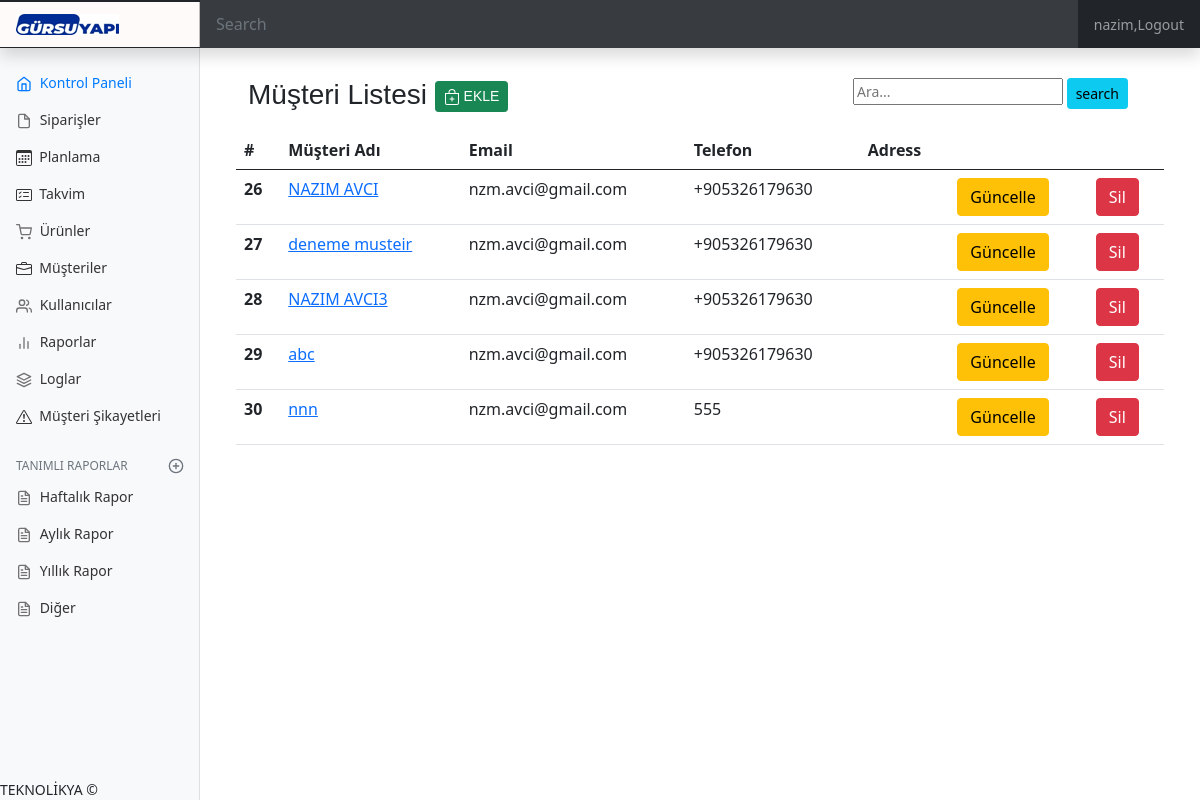
Page /order/customerList/ (signed in) on the earlier database version.
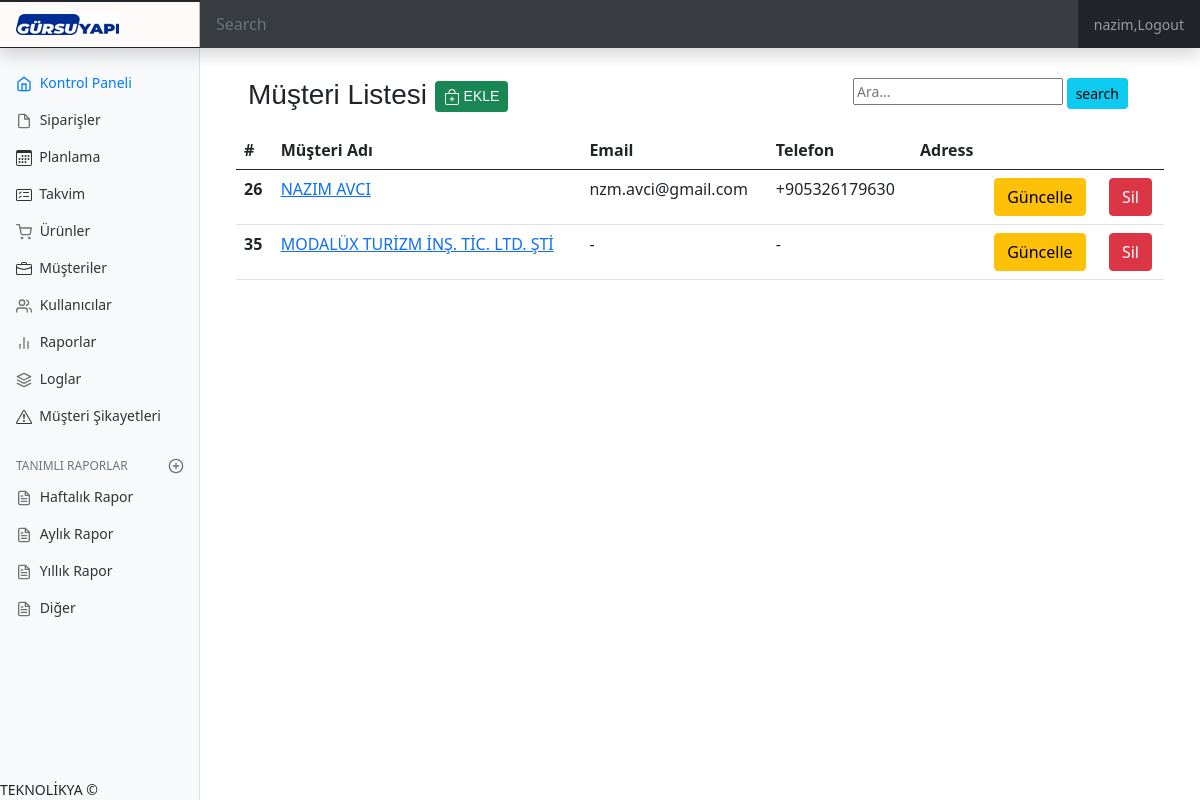
Same page on the later database version.
### order/models.py (models this page shows, shortened)
class Customer(models.Model):
    customer_type=(("Şahıs","Şahıs"),("Kurumsal","Kurumsal")    )
    customer_name = models.CharField(max_length=50,verbose_name="MÜŞTERİ ADI")
    telephone = models.CharField(max_length=50,verbose_name="TELEFON")
    email = models.CharField( max_length=254,verbose_name="EMAIL")
    created_date = models.DateTimeField(auto_now=True)
    active = models.CharField(max_length=1,default="1",verbose_name="Aktif")
    vergi_no = models.IntegerField(verbose_name="Vergi/TC no",default=0,null=True)
    customer_type = models.CharField(max_length=10,choices = customer_type,verbose_name="Şahıs/Kurumsal",default=customer_type[0][1])
    vergi_dairesi = models.CharField(max_length=70,verbose_name="Vergi Dairesi",default="Fethiye VD.")

### order/views.py (the view)
# urls.py: path('customerList/',views.customerList,name='customerList'),
@login_required(login_url='/user/login/')
@permission_required('user.musteri_listele',login_url='/user/yetkiYok/')
def customerList(request):
    keyword = request.GET.get("keyword")
    if keyword:
        customers = Customer.objects.filter(username_name__contains = keyword)
        return  render(request,'customerList.html',{'customers':customers})
    customers = Customer.objects.all()
    return  render(request,'customerList.html',{'customers':customers})

### templates/customerList.html (shortened to what this page needs)
{% extends "layout.html" %}
{% block body %}
{% load crispy_forms_tags %}
<div class="row">
  <div class="row mb-2">
    <div class="col-md-6">
        <h3>Müşteri Listesi
            <a href="/order/customerAdd">
              <button class="btn btn-success btn-sm">
                  EKLE
              </button>
            </a>
        </h3>
    </div>
    <div class="col-md-6" align="right">
      <form>
          <input type="text" name="keyword" class="input-sm" placeholder="Ara...">
          <button type="submit" class="btn btn-info btn-sm"> search</button>
      </form>
    </div>
  </div>
</div>
<div class="row">
<table class="table">
        <thead>
          <tr>
            <th scope="col">#</th>
            <th scope="col">Müşteri Adı</th>
            <th scope="col">Email</th>
            <th scope="col">Telefon</th>
            <th scope="col">Adress</th>
            <th scope="col"></th>
            <th scope="col"></th>
          </tr>
        </thead>
        <tbody>
            {% for customer in customers %}
              <tr>
                <th scope="row">{{customer.id}}</th>
                <td><a href="/order/customerView/{{customer.id}}">{{customer.customer_name}}</a></td>
                <td>{{customer.email}}</td>
                <td>{{customer.telephone}}</td>
                <td>{{customer.adress}}</td>
                <td><a href="/order/customerUpdate/{{customer.id}}"><button class="btn btn-warning">Güncelle</button></a></td>
                <td><a href="/order/customerDelete/{{customer.id}}"><button class="btn btn-danger">Sil</button></a></td>
              </tr>
            {% endfor %}
        </tbody>
</table>
</div>
{% endblock body %}

Differences in the rows shown:
removed Customer: id "27", customer_name "deneme musteir", email "nzm.avci@gmail.com", telephone "+905326179630"
removed Customer: id "28", customer_name "NAZIM AVCI3", email "nzm.avci@gmail.com", telephone "+905326179630"
removed Customer: id "29", customer_name "abc", email "nzm.avci@gmail.com", telephone "+905326179630"
removed Customer: id "30", customer_name "nnn", email "nzm.avci@gmail.com", telephone "555"
added Customer: id "35", customer_name "MODALÜX TURİZM İNŞ. TİC. LTD. ŞTİ", email "-", telephone "-"
